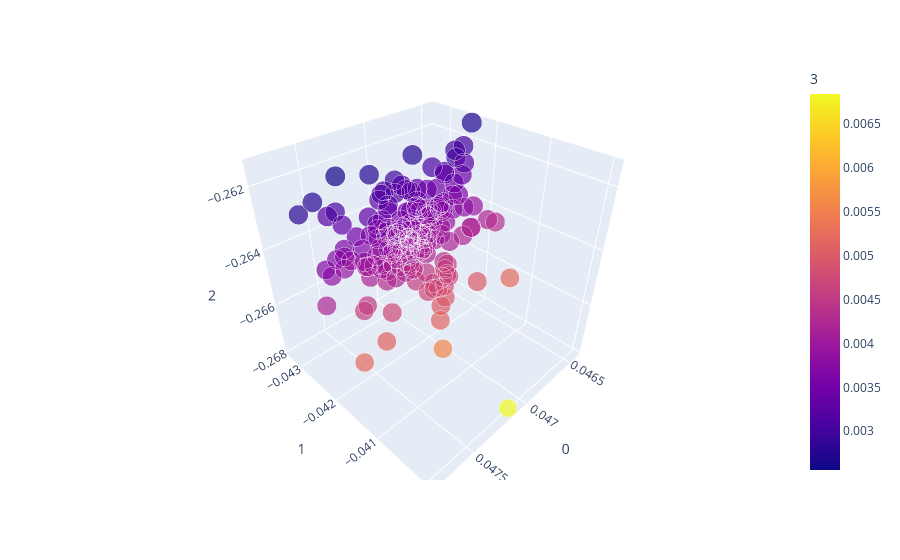

Here is the notebook cell this chart was saved with:
### Code cell
px.scatter_3d(data_frame=dimension_reduction_df, x=0, y=1, z=2, color=3, size=4)

### Figure 1 — Plotly figure (JSON) as saved in the notebook; plotly's stock layout.template omitted (floating-point values rounded to 4 significant figures; data arrays with more than 128 entries replaced by an {"elided": "..."} marker saying what was removed)
{"data": [{"hovertemplate": "0=%{x}<br>1=%{y}<br>2=%{z}<br>4=%{marker.size}<br>3=%{marker.color}<extra></extra>", "legendgroup": "", "marker": {"color": {"elided": "181 float values"}, "coloraxis": "coloraxis", "size": {"elided": "181 float values"}, "sizemode": "area", "sizeref": 6.153e-05, "symbol": "circle"}, "mode": "markers", "name": "", "scene": "scene", "showlegend": false, "type": "scatter3d", "x": {"elided": "181 float values"}, "y": {"elided": "181 float values"}, "z": {"elided": "181 float values"}}], "layout": {"coloraxis": {"colorbar": {"title": {"text": "3"}}, "colorscale": [[0, "#0d0887"], [0.1111, "#46039f"], [0.2222, "#7201a8"], [0.3333, "#9c179e"], [0.4444, "#bd3786"], [0.5556, "#d8576b"], [0.6667, "#ed7953"], [0.7778, "#fb9f3a"], [0.8889, "#fdca26"], [1, "#f0f921"]]}, "legend": {"itemsizing": "constant", "tracegroupgap": 0}, "margin": {"t": 60}, "scene": {"domain": {"x": [0, 1], "y": [0, 1]}, "xaxis": {"title": {"text": "0"}}, "yaxis": {"title": {"text": "1"}}, "zaxis": {"title": {"text": "2"}}}}}
